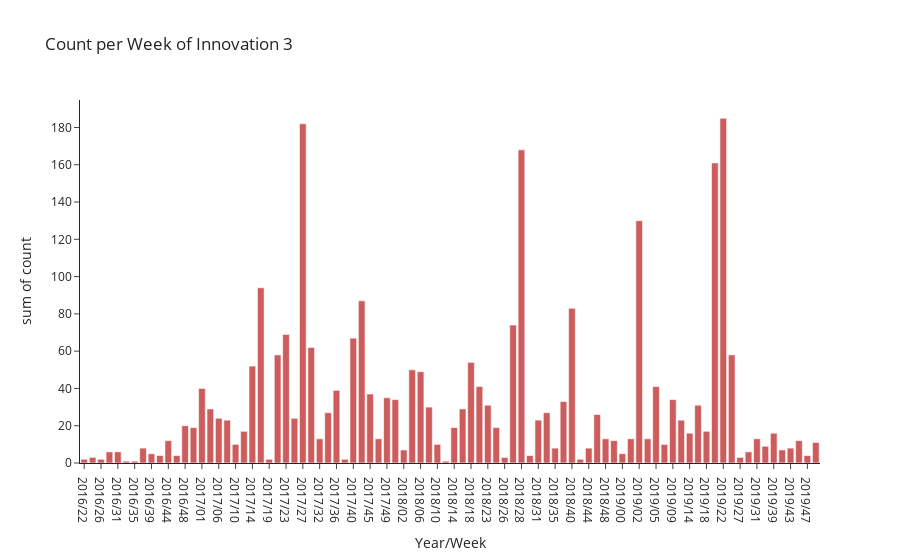

This figure's notebook cell:
### Code cell
fig = px.histogram(count3, x="Year/Week", y="count", template="simple_white", title="Count per Week of Innovation 3", color_discrete_sequence=['indianred'])
fig.show()

### Figure 1 — Plotly figure (JSON) as saved in the notebook; plotly's stock layout.template omitted (floating-point values rounded to 4 significant figures; data arrays with more than 128 entries replaced by an {"elided": "..."} marker saying what was removed)
{"data": [{"alignmentgroup": "True", "bingroup": "x", "histfunc": "sum", "hovertemplate": "Year/Week=%{x}<br>sum of count=%{y}<extra></extra>", "legendgroup": "", "marker": {"color": "indianred", "pattern": {"shape": ""}}, "name": "", "offsetgroup": "", "orientation": "v", "showlegend": false, "type": "histogram", "x": {"elided": "757 str values"}, "xaxis": "x", "y": {"elided": "757 int values"}, "yaxis": "y"}], "layout": {"barmode": "relative", "legend": {"tracegroupgap": 0}, "title": {"text": "Count per Week of Innovation 3"}, "xaxis": {"anchor": "y", "domain": [0, 1], "title": {"text": "Year/Week"}}, "yaxis": {"anchor": "x", "domain": [0, 1], "title": {"text": "sum of count"}}}}
